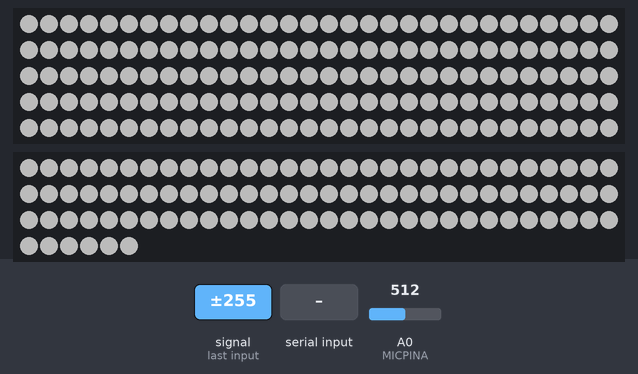
The sketch below on a simulated Arduino Mega 2560, built with avr-gcc and run on an emulated ATmega2560. Shown: 150 RGB LEDs in strip order, left to right, continuing on the next row, 96 RGB LEDs in strip order, left to right, continuing on the next row. The test bench sets the inputs (shaded band); at power-on: A0 (MICPINA) = 512. Dim RGB values are drawn brighter than linear; random numbers use the default seed unless the sketch sets one; what the sketch prints to the serial monitor is not drawn.

1.3 s: A0 (MICPINA) fed a 200 Hz sine of ±255 counts around its level
Above: at 1.95 s.
3.6 s: A0 (MICPINA) set to 122
5.1 s: "90,45\n" received over Serial
6.6 s: "30,150\n" received over Serial
8.1 s: A0 (MICPINA) set to 65
9.6 s: A0 (MICPINA) set to 0
Timing chart, 0 to 12.1 s (numbered marks = the images above; inputs shaded):
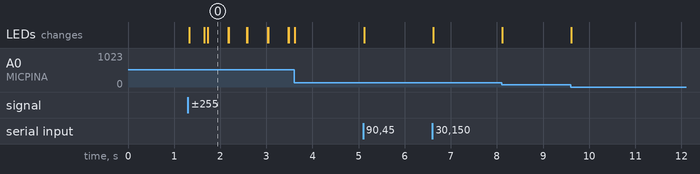

Measured:
- after the input at 1.3 s, the LEDs: first change at once (image 0 shows a later state)

The sketch:

strobe.ino
```cpp
#include <Adafruit_DotStar.h>
#include <Adafruit_NeoPixel.h>
#include <SPI.h>

#define NUMPIXELS 150 // Number of LEDs in strip
#define NUMLEDS 96 //Number of LEDS in ring

// Here's how to control the LEDs from any two pins:
#define LEDPIN  6
#define MICPIND 22
#define MICPINA A0

#define MIC_SAVED 10

// Hardware SPI is a little faster, but must be wired to specific pins
// (Arduino Uno = pin 11 for data, 13 for clock, other boards are different).
Adafruit_DotStar strip(NUMPIXELS, DOTSTAR_BRG);
Adafruit_NeoPixel rings = Adafruit_NeoPixel(NUMLEDS, LEDPIN);

void setup() {
  // put your setup code here, to run once:
  pinMode(MICPIND, INPUT);
  pinMode(MICPINA, INPUT);
  Serial.begin(9600);
  strip.begin(); // Initialize pins for output
  strip.show();  // Turn all LEDs off ASAP
  rings.begin();
  rings.show();
}

// Runs 10 LEDs at a time along strip, cycling through red, green and blue.
// This requires about 200 mA for all the 'on' pixels + 1 mA per 'off' pixel.

uint32_t white = 0xFFFFFF;      // 'On' color (white)
int micThreshold = 400;
int minBrightness = 75;
boolean on = false;

int micPastLength = MIC_SAVED;
int micPast[MIC_SAVED];
int micIndex = 0;
int micTotal = 0;

int offThreshold = 50;
int offCount = 0;

int sample = 0;


void loop() {
  // put your main code here, to run repeatedly:
  micAnalog(MICPINA);
  int readValue = readSerial();
  if (readValue >= 0) {
    micThreshold = readValue;
    Serial.println(micThreshold);
  }
//  strike(0, 13);
//  flash(0, 13);
//  delay(random(10000));
}

int readSerial() {
  String inString = "";
  while (Serial.available() > 0) {
    int inChar = Serial.read();
    if (isDigit(inChar)) {
      // convert the incoming byte to a char and add it to the string:
      inString += (char)inChar;
    }
    // if you get a newline, print the string, then the string's value:
    if (inChar == '\n') {
      // clear the string for new input:
      return inString.toInt();
    }
  }
  return -1;
}

void micAnalog(int pin) {
  int sum = 0;
  for (int i = 0; i < 10; i++) {
    sum += analogRead(pin);
  }
  int mic = sum/10;

//  micTotal -= micPast[micIndex];
//  micTotal += mic;
//  micPast[micIndex] = mic;
//  if (micIndex == micPastLength) {
//    micIndex = 0;
//  }
//  int micAverage = micTotal/micPastLength;

  if (mic < micThreshold) {
    allWhite(0, NUMPIXELS, NUMLEDS, calculateBrightness(mic));
    offCount = 0;
  } else {
    offCount++;
    if (offCount > offThreshold) {
      Serial.println(offCount);
      allOff();
    }
  }
}

int calculateBrightness(int mic) {
  float factor = micThreshold/255.0;
  int brightness = (-mic/factor) + 255;
  return max(brightness, minBrightness);
}

void slowAllWhite(int first, int count, int countRings, int brightness) {
  Serial.println("slowAllWhite");
  int loop = 10;
  int increment = brightness/loop;
  int curBrightness = 0;
  for (int i = 0; i < loop; i++) {
    curBrightness += increment;
    strip.fill(white, first, count);
    strip.setBrightness(curBrightness);
    strip.show();
    rings.fill(white, 0, countRings);
    rings.setBrightness(curBrightness);
    rings.show();
    delay(25);
  }
}

void allWhite(int first, int count, int countRings, int brightness) {
  samplePrint("on");
  if (offCount > offThreshold) {
    slowAllWhite(first, count, countRings, brightness);
  }
  strip.fill(white, first, count);
  strip.setBrightness(brightness);
  strip.show();

  rings.fill(white, 0, countRings);
  rings.setBrightness(brightness);
  rings.show();
  on = true;
}

void allOff() {
  samplePrint("off\n");
  strip.clear();
  strip.show();
  rings.clear();
  rings.show();
  on = false;
}

void samplePrint(String msg) {
  sample++;
  if (sample == 1) {
    //Serial.print(msg);
    sample = 0;
  }
}

void strike(int start, int finish) {
  int cur = start;
  while(cur != finish) {
    strip.setPixelColor(cur, white);
    if (finish > start) cur++;
    else cur--;
    strip.show();
    delay(20);
  }
  strip.clear();
  strip.show();
}

void flash(int first, int count) {
  int numFlashes = random(1, 7);
  for (int i=0; i <= numFlashes; i++) {
    strip.fill(white, first, count);
    strip.show();
    delay(random(250));
    strip.clear();
    strip.show();
    delay(random(250));
  }
}
```
